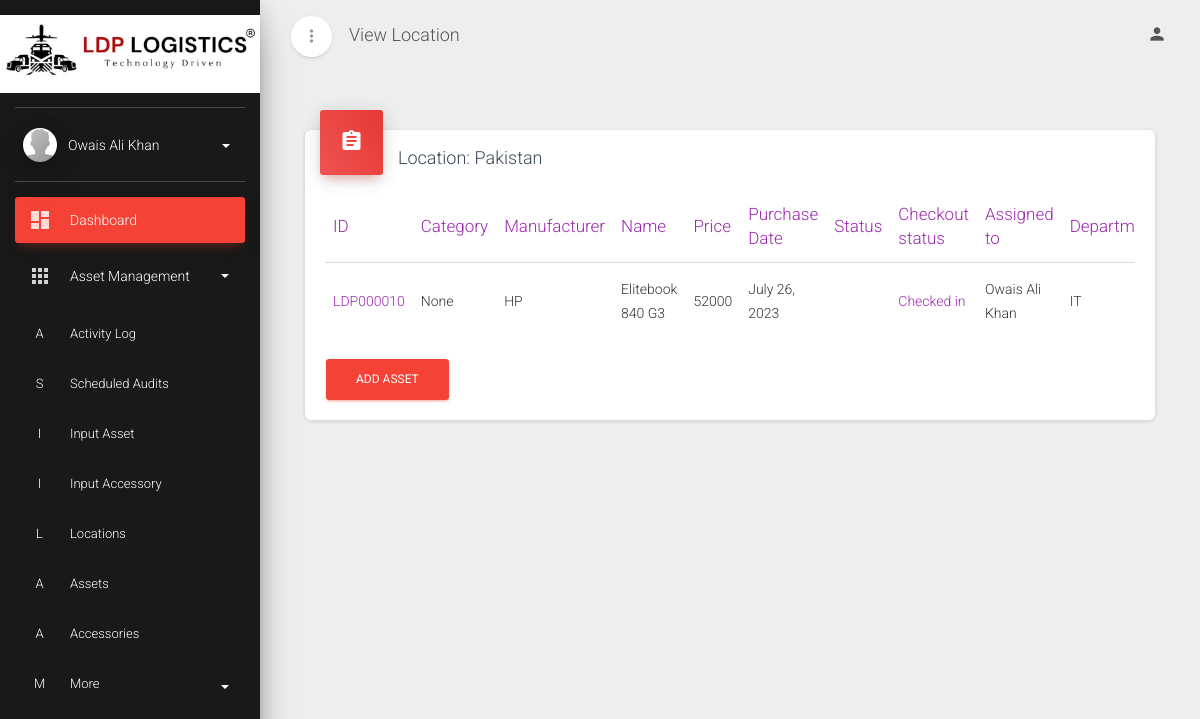
The page /view_locations/2/ (signed in) on the database as committed earlier.
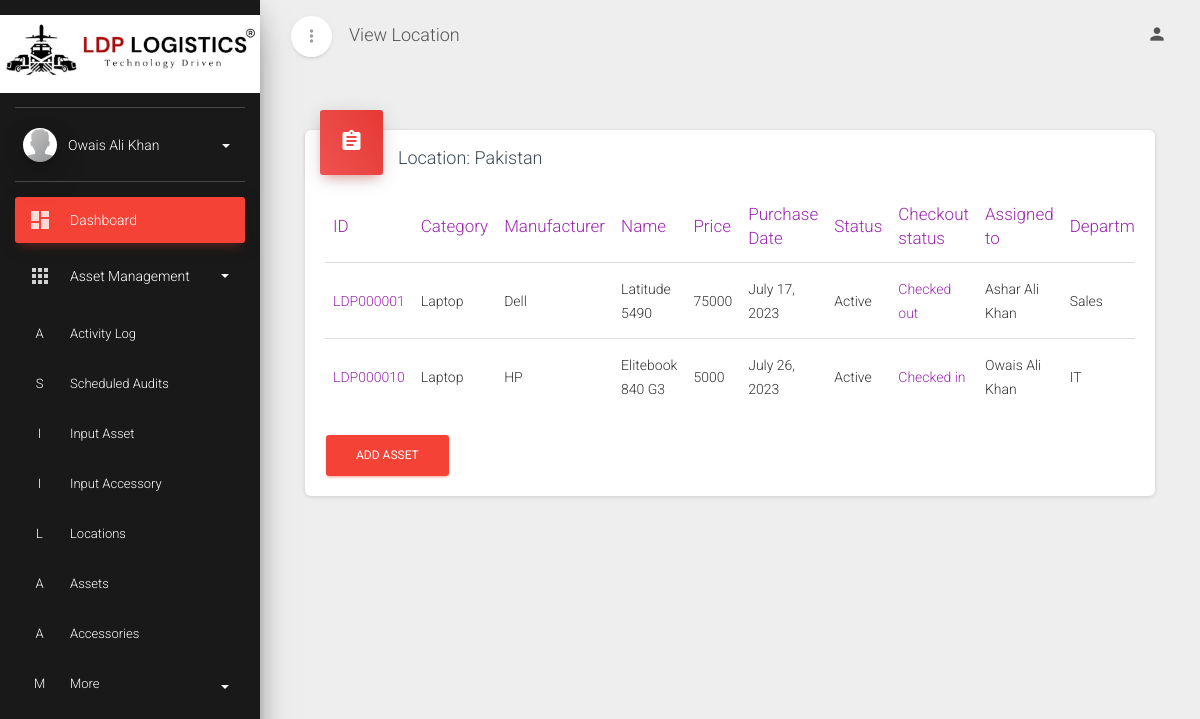
The same page on the database as committed later.
### webapp/models.py (models this page shows, shortened)
class Location(models.Model):
    name = models.CharField(max_length=200, help_text="Location name", unique=True)
    def __str__(self):
        return f"{self.name}"

class Asset(models.Model):
    class STATUSES(models.TextChoices):
        checked_in = 'I', 'Checked in'
        checked_out = 'O', 'Checked out'
    category = models.ForeignKey(Category, on_delete=models.SET_NULL, null=True)
    manufacturer = models.ForeignKey(Manufacturer, on_delete=models.SET_NULL, null=True)
    name = models.CharField(max_length=200, help_text='Name of asset')
    price = models.IntegerField(help_text='Price of asset in rupees')
    processor = models.CharField(max_length=200, help_text='Processor specs')
    ram = models.IntegerField(help_text='Total RAM in asset')
    hdd = models.IntegerField(help_text='Total HDD storage in asset', blank=True, null=True)
    ssd = models.IntegerField(help_text='Total SSD storage in asset', blank=True, null=True)
    purchase_date = models.DateField(help_text='Date of asset purchase')
    checkout_status = models.CharField(max_length=1, choices=STATUSES.choices, default=STATUSES.checked_in)
    status = models.ForeignKey(Status, on_delete=models.SET_NULL, null=True)
    department = models.ForeignKey(Department, on_delete=models.SET_NULL, null=True)
    supplier = models.ForeignKey(Supplier, on_delete=models.SET_NULL, null=True)
    assigned_to = models.ForeignKey(Employee, on_delete=models.SET_NULL, null=True)
    location = models.ForeignKey(Location, on_delete=models.SET_NULL, null=True)
    asset_image = models.ImageField(upload_to='images/', blank=True, null=True)
    serial = models.CharField(max_length=200, help_text='Serial number of asset', blank=True)
    invoice = models.IntegerField(help_text='Invoice number of asset', blank=True, null=True)

class Manufacturer(models.Model):
    name = models.CharField(max_length=200, help_text="Name of manufacturing company", unique=True)
    def __str__(self):
        return f"{self.name}"

class Employee(models.Model):
    name = models.CharField(max_length=200, help_text="Name of employee", unique=True)
    title = models.CharField(max_length=300, help_text="Title/Designation of employee")
    location = models.ForeignKey(Location, on_delete=models.SET_NULL, null=True)
    department = models.ForeignKey(Department, on_delete=models.SET_NULL, null=True)
    email = models.EmailField(max_length=254, help_text='Email of employee')
    def __str__(self):
        return f"{self.name}"

class Department(models.Model):
    name = models.CharField(max_length=200, help_text="Name of department", unique=True)
    def __str__(self):
        return f"{self.name}"

class Category(models.Model):
    name = models.CharField(max_length=200, help_text="Type of asset", unique=True)
    def __str__(self):
        return f"{self.name}"

class Status(models.Model):
    name = models.CharField(max_length=200, help_text="Status of asset", unique=True)

### webapp/views.py (the view)
# urls.py: path('view_locations/<int:pk>/', views.LocationDetailView.as_view(), name='view_location-detail'),
class LocationDetailView(LoginRequiredMixin, DetailView):
    model = Location
    context_object_name = 'location'
    template_name = 'webapp/view_location_detail.html'
    def get_context_data(self, **kwargs):
        context = super().get_context_data(**kwargs)
        context['assets'] = Asset.objects.filter(location=self.get_object())
        return context

### webapp/templates/webapp/view_location_detail.html (shortened to what this page needs)
{% extends 'master.html' %}
{% block title %}View Location{% endblock title %}
{% block content %}
<div class="content">
  <div class="container-fluid">
    <div class="container-fluid">
      <div class="row">
        <div class="col-md-12">
          <div class="card">
            <div class="card-header card-header-icon card-header-danger">
              <div class="card-icon">
                <i class="material-icons">assignment</i>
              </div>
              <h4 class="card-title">Location: {{ location }}</h4>
            </div>
            <div class="card-body">
              <div class="table-responsive">
                <table class="table">
                  <thead class="text-primary">
                    <th>ID</th>
                    <th>Category</th>
                    <th>Manufacturer</th>
                    <th>Name</th>
                    <th>Price</th>
                    <th>Purchase Date</th>
                    <th>Status</th>
                    <th>Checkout status</th>
                    <th>Assigned to</th>
                    <th>Department</th>
                  </thead>
                  <tbody>
                    {% for asset in assets %}
                    <tr>
                      <td><a href="{% url 'view_inventory-detail' asset.id %}">LDP{{ asset.id|stringformat:"06d" }}</a></td>
                      <td>{{ asset.category }}</td>
                      <td>{{ asset.manufacturer }}</td>
                      <td>{{ asset.name }}</td>
                      <td>{{ asset.price }}</td>
                      <td>{{ asset.purchase_date }}</td>
                      <td>{{ asset.status.name }}</td>
                      <td><a href="{% url 'view_inventory-check' asset.id %}">{{ asset.get_checkout_status_display }}</a></td>
                      <td>{{ asset.assigned_to }}</td>
                      <td>{{ asset.department }}</td>
                    </tr>
                    {% endfor %}
                </table>
                <a class="btn btn-danger" href="{% url 'input_inventory' %}?next={{ request.path }}" role="button">Add asset</a>
              </div>
            </div>
          </div>
        </div>
      </div>
    </div>
  </div>
</div>
{% endblock %}

### webapp/templates/master.html (shortened to what this page needs)
<!DOCTYPE html>
<html lang="en">
{% load static %}
<head>
  <link rel="stylesheet" href="{% static 'webapp/Assets/assets/css/material-dashboard.minf066.css' %}">
</head>
<body class="">
  <div class="wrapper">
    <div class="sidebar" data-color="danger" data-background-color="black" data-image="{% static 'webapp/Assets/assets/img/sidebar-1.jpg' %}">
      <div class="logo">
          <img src="{% static 'webapp/Assets/assets/img/logo.jpg' %}" width="100%" height="" alt="Living Fashions'" >
      </div>
      <div class="sidebar-wrapper">
        <div class="user">
          <div class="photo">
            <img src="{% static 'webapp/Assets/assets/img/default-avatar.png' %}" />
          </div>
          <div class="user-info">
            <a data-toggle="collapse" href="#collapseExample" class="username">
              <span>
                {% if user.is_authenticated %}
                  {% if user.get_full_name %}
                    {{ user.get_full_name }}
                  {% else %}
                    {{ user.username }}
                  {% endif %}
                {% else %}
                  Unauthenticated
                {% endif %}
                <b class="caret"></b>
              </span>
            </a>
          </div>
        </div>
        <ul class="nav">
          <li class="nav-item active">
            <a class="nav-link" href="{% url 'dashboard' %}">
              <i class="material-icons">dashboard</i>
              <p> Dashboard </p>
            </a>
          </li>
        <li class="nav-item">
            <a class="nav-link" data-toggle="collapse" href="#pagesExamples">
              <i class="material-icons">apps</i>
              <p>Asset Management
                <b class="caret"></b>
              </p>
            </a>
            <div class="collapse show" id="pagesExamples">
              <ul class="nav">
                <li class="nav-item">
                  <a class="nav-link" href="{% url 'activity_log' %}">
                    <span class="sidebar-mini"> A </span>
                    <span class="sidebar-normal"> Activity log
                    </span>
                  </a>
                </li>
                <li class="nav-item">
                  <a class="nav-link" href="{% url 'view_inventory-scheduled-audit-list' %}">
                    <span class="sidebar-mini"> S </span>
                    <span class="sidebar-normal"> Scheduled Audits
                    </span>
                  </a>
                </li>
                <li class="nav-item">
                  <a class="nav-link" href="{% url 'input_inventory' %}">
                    <span class="sidebar-mini"> I </span>
                    <span class="sidebar-normal"> Input Asset
                    </span>
                  </a>
                </li>
                <li class="nav-item">
                  <a class="nav-link" href="{% url 'input_accessory' %}">
                    <span class="sidebar-mini"> I </span>
                    <span class="sidebar-normal"> Input Accessory
                    </span>
                  </a>
                </li>
                <li class="nav-item">
                  <a class="nav-link" href="{% url 'input_and_display_location' %}">
                    <span class="sidebar-mini"> L </span>
                    <span class="sidebar-normal"> Locations </span>
                  </a>
                </li>
                <li class="nav-item ">
                  <a class="nav-link" href="{% url 'view_inventory-list' %}">
                    <span class="sidebar-mini"> A </span>
                    <span class="sidebar-normal"> Assets </span>
                  </a>
                </li>
                <li class="nav-item ">
                  <a class="nav-link" href="{% url 'view_accessory-list' %}">
                    <span class="sidebar-mini"> A </span>
                    <span class="sidebar-normal"> Accessories </span>
                  </a>
                </li>
                <li class="nav-item ">
                  <a class="nav-link" data-toggle="collapse" href="#componentsCollapse2">
                    <span class="sidebar-mini"> M </span>
                    <span class="sidebar-normal"> More
                      <b class="caret"></b>
                    </span>
                  </a>
                </li>
              </ul>
            </div>
          </li>
        </ul>
      </div>
    </div>
    <div class="main-panel">
      <nav class="navbar navbar-expand-lg navbar-transparent navbar-absolute fixed-top ">
        <div class="container-fluid">
          <div class="navbar-wrapper">
            <div class="navbar-minimize">
              <button id="minimizeSidebar" class="btn btn-just-icon btn-white btn-fab btn-round">
                <i class="material-icons text_align-center visible-on-sidebar-regular">more_vert</i>
              </button>
            </div>
            <a class="navbar-brand" href="#pablo">{% block title %}Dashboard{% endblock title %}</a>
          </div>
          <div class="collapse navbar-collapse justify-content-end">
            <ul class="navbar-nav">
              <li class="nav-item dropdown">
                <a class="nav-link" href="#pablo" id="navbarDropdownProfile" data-toggle="dropdown" aria-haspopup="true" aria-expanded="false">
                  <i class="material-icons">person</i>
                </a>
              </li>
            </ul>
          </div>
        </div>
      </nav>
</body>
<div class="content">
  {% block content %}{% endblock %}
</div>
</html>

Rows that differ between the two databases and show on the page:
now on this page (row edited): Asset: id "000001", category "Laptop", manufacturer "Dell", name "Latitude 5490", price "75000", purchase_date "July 17, 2023", status.name "Active", checkout_status "Checked out", assigned_to "Ashar Ali Khan", department "Sales"
changed Asset "Elitebook 840 G3": category "None" → "Laptop"; price "52000" → "5000"; status.name (not shown) → "Active"
